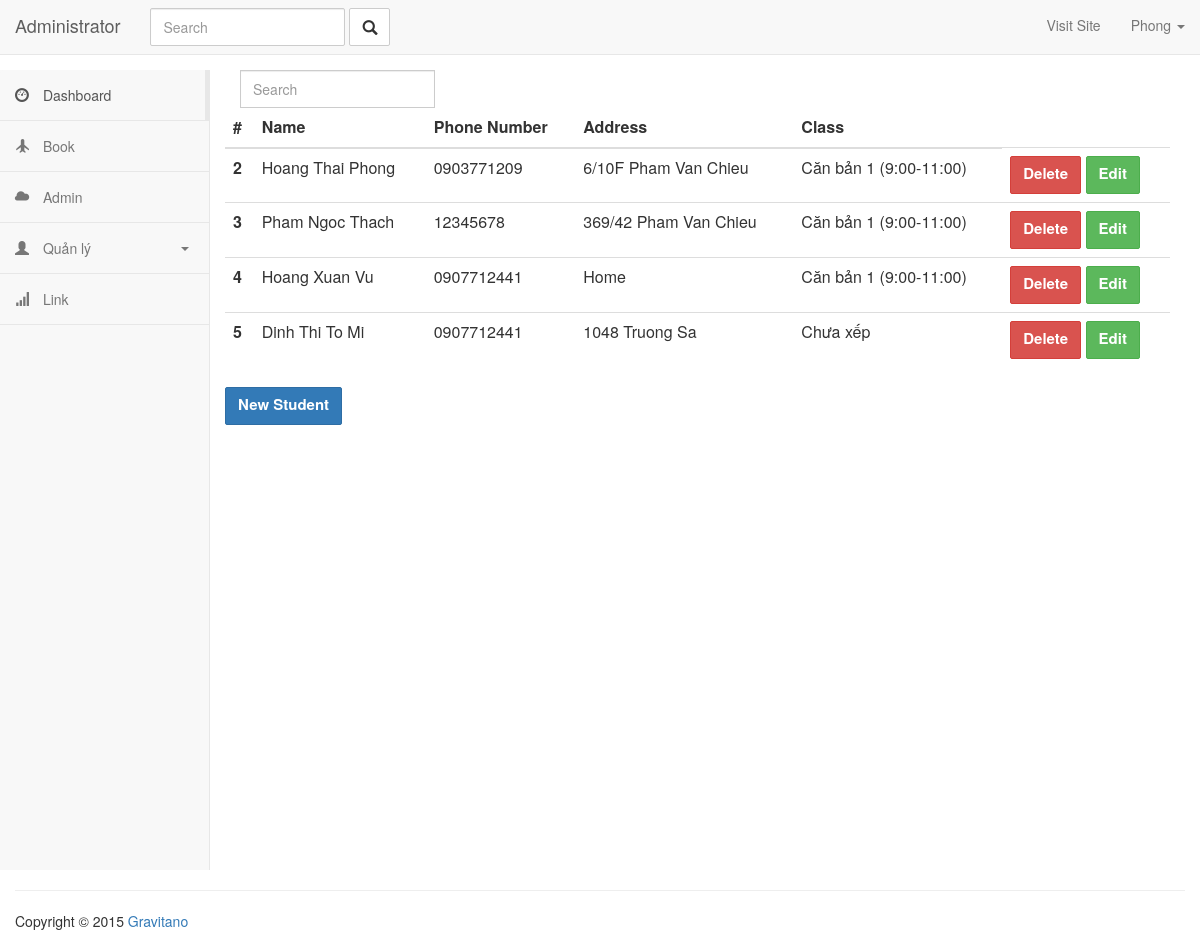
Screenshot of /admin/students (signed in) with the database file from the repository.
### app/models.py (models this page shows, shortened)
class User(UserMixin, db.Model):
    __tablename__ = 'users'
    id = db.Column(db.Integer, primary_key=True)
    email = db.Column(db.String(64), unique=True, index=True)
    username = db.Column(db.String(64), unique=True, index=True)
    role_id = db.Column(db.Integer, db.ForeignKey('roles.id'))
    subject = db.relationship('Subject', backref='teacher', lazy='dynamic')
    password_hash = db.Column(db.String(128))
    @property
    def password(self):
        raise AttributeError('password is not a readable attribute')

class Student(db.Model):
    __tablename__ = 'students'
    id = db.Column(db.Integer, primary_key=True)
    name = db.Column(db.String(64))
    phone_number = db.Column(db.String(64))
    address = db.Column(db.String(128))
    subject_id = db.Column(db.Integer, db.ForeignKey('subjects.id'))
    attendances = db.relationship('Attendance', backref='student', lazy='dynamic')
    pay_day=db.Column(db.String(64))

class Subject(db.Model):
    __tablename__ = 'subjects'
    id = db.Column(db.Integer, primary_key=True)
    name = db.Column(db.String(64), unique=True)
    belong_to = db.Column(db.Integer, db.ForeignKey('users.id'))
    students = db.relationship('Student', backref='subject', lazy='dynamic')
    attendances = db.relationship('Attendance', backref='subject', lazy='dynamic')

### app/main/views.py (the view)
@main.route('/admin/students')
@login_required
def getStudents():
    students = Student.query.all()
    return render_template('admin/students.html', students=students)

### app/models.py (called while the page is built)
@login_manager.user_loader
def load_user(user_id):
    return User.query.get(int(user_id))

### app/templates/admin/students.html
{% extends 'admin/admin_base.html' %}
{% block content %}
<div class="col-md-10">
<div class="form-group">
    <div class="col-md-4">
    <div class="input-group">
      <input type="search" class="light-table-filter form-control" data-table="order-table" placeholder="Search">
    </div>
  </div>
</div>
<table class="order-table table">
  <thead class="thead-dark">
    <tr>
      <th scope="col">#</th>
      <th scope="col">Name</th>
      <th scope="col">Phone Number</th>
      <th scope="col">Address</th>
      <th scope="col">Class</th>
    </tr>
  </thead>
  <tbody>
  {% for student in students %}
    <tr>
      <th scope="row">{{student.id}}</th>
      <td>{{student.name}}</td>
      <td>{{student.phone_number}}</td>
      <td>{{ student.address }}</td>
      <td>{{ student.subject.name }}</td>
      <td>
        <a class="btn btn-danger" href="{{ url_for('main.removeStudent', id=student.id) }}">Delete</a>
        <a class="btn btn-success" href="{{ url_for('main.editStudent', id=student.id) }}">Edit</a>
      </td>
    </tr>
  {% endfor %}
  </tbody>
</table>
  <a href="{{ url_for('main.studentAdd') }}" class="btn btn-primary">New Student</a>
</div>
{% endblock %}

### app/templates/admin/admin_base.html (shortened to what this page needs)
<html>
<head>
<link rel="stylesheet" href="https://maxcdn.bootstrapcdn.com/bootstrap/3.3.7/css/bootstrap.min.css">
<link rel="stylesheet" href="{{ url_for('static', filename='css/styles.css') }}">
</head>
<body>
<nav class="navbar navbar-default navbar-static-top">
    <div class="container-fluid">
        <div class="navbar-header">
            <a class="navbar-brand" href="#">
                Administrator
            </a>
        </div>
        <div class="collapse navbar-collapse" id="bs-example-navbar-collapse-1">
            <form class="navbar-form navbar-left" method="GET" role="search">
                <div class="form-group">
                    <input type="text" name="q" class="form-control" placeholder="Search">
                </div>
                <button type="submit" class="btn btn-default"><i class="glyphicon glyphicon-search"></i></button>
            </form>
            <ul class="nav navbar-nav navbar-right">
                <li><a href="http://www.pingpong-labs.com" target="_blank">Visit Site</a></li>
                <li class="dropdown ">
                    <a href="#" class="dropdown-toggle" data-toggle="dropdown" role="button" aria-expanded="false">
                        {% if current_user.is_authenticated %}
                            {{ current_user.username }}
                        {% else %}
                            Account
                        {% endif %}
                        <span class="caret"></span></a>
                </li>
            </ul>
        </div>
    </div>
</nav>
<div class="container-fluid main-container">
    <div class="col-md-2 sidebar">
        <div class="row">
            <div class="side-menu">
                <nav class="navbar navbar-default" role="navigation">
                    <div class="side-menu-container">
                        <ul class="nav navbar-nav">
                            <li class="active"><a href="#"><span class="glyphicon glyphicon-dashboard"></span> Dashboard</a>
                            </li>
                            <li><a href="#"><span class="glyphicon glyphicon-plane"></span> Book</a></li>
                            <li><a href="#"><span class="glyphicon glyphicon-cloud"></span> Admin</a></li>
                            <li class="panel panel-default" id="dropdown">
                                <a data-toggle="collapse" href="#dropdown-lvl1">
                                    <span class="glyphicon glyphicon-user"></span> Quản lý <span class="caret"></span>
                                </a>
                            </li>
                            <li><a href="#"><span class="glyphicon glyphicon-signal"></span> Link</a></li>
                        </ul>
                    </div>
                </nav>
            </div>
        </div>
    </div>
{% block content %}
{% endblock %}
<footer class="pull-left footer">
        <p class="col-md-12">
        <hr class="divider">
        Copyright &COPY; 2015 <a href="http://www.pingpong-labs.com">Gravitano</a>
        </p>
    </footer>
</div>
</body>
</html>

### app/static/css/styles.css (style rules this page uses)
.form-control, .btn { min-height: 38px; border-radius: 2px; }
.btn { font-size: 15px; font-weight: bold; }
.sidebar { padding-left: 0; }
.main-container { background: #FFF; padding-top: 15px; margin-top: -20px; }
.footer { width: 100%; }
.side-menu { position: relative; width: 100%; height: 100%; background-color: #f8f8f8; border-right: 1px solid #e7e7e7; }
.side-menu .navbar { border: none; }
.side-menu .navbar-nav .active a { background-color: transparent; margin-right: -1px; border-right: 5px solid #e7e7e7; }
.side-menu .navbar-nav li { display: block; width: 100%; border-bottom: 1px solid #e7e7e7; }
.side-menu .navbar-nav li a { padding: 15px; }
.side-menu .navbar-nav li a .glyphicon { padding-right: 10px; }
.side-menu #dropdown { border: 0; margin-bottom: 0; border-radius: 0; background-color: transparent; box-shadow: none; }
.side-menu #dropdown .caret { float: right; margin: 9px 5px 0; }
.side-menu #dropdown > a { border-bottom: 1px solid #e7e7e7; }

### rows the page displays
User: username "Phong"
Student: id "2", name "Hoang Thai Phong", phone_number "0903771209", address "6/10F Pham Van Chieu", subject.name "Căn bản 1 (9:00-11:00)"
Student: id "3", name "Pham Ngoc Thach", phone_number "12345678", address "369/42 Pham Van Chieu", subject.name "Căn bản 1 (9:00-11:00)"
Student: id "4", name "Hoang Xuan Vu", phone_number "0907712441", address "Home", subject.name "Căn bản 1 (9:00-11:00)"
Student: id "5", name "Dinh Thi To Mi", phone_number "0907712441", address "1048 Truong Sa", subject.name "Chưa xếp"
